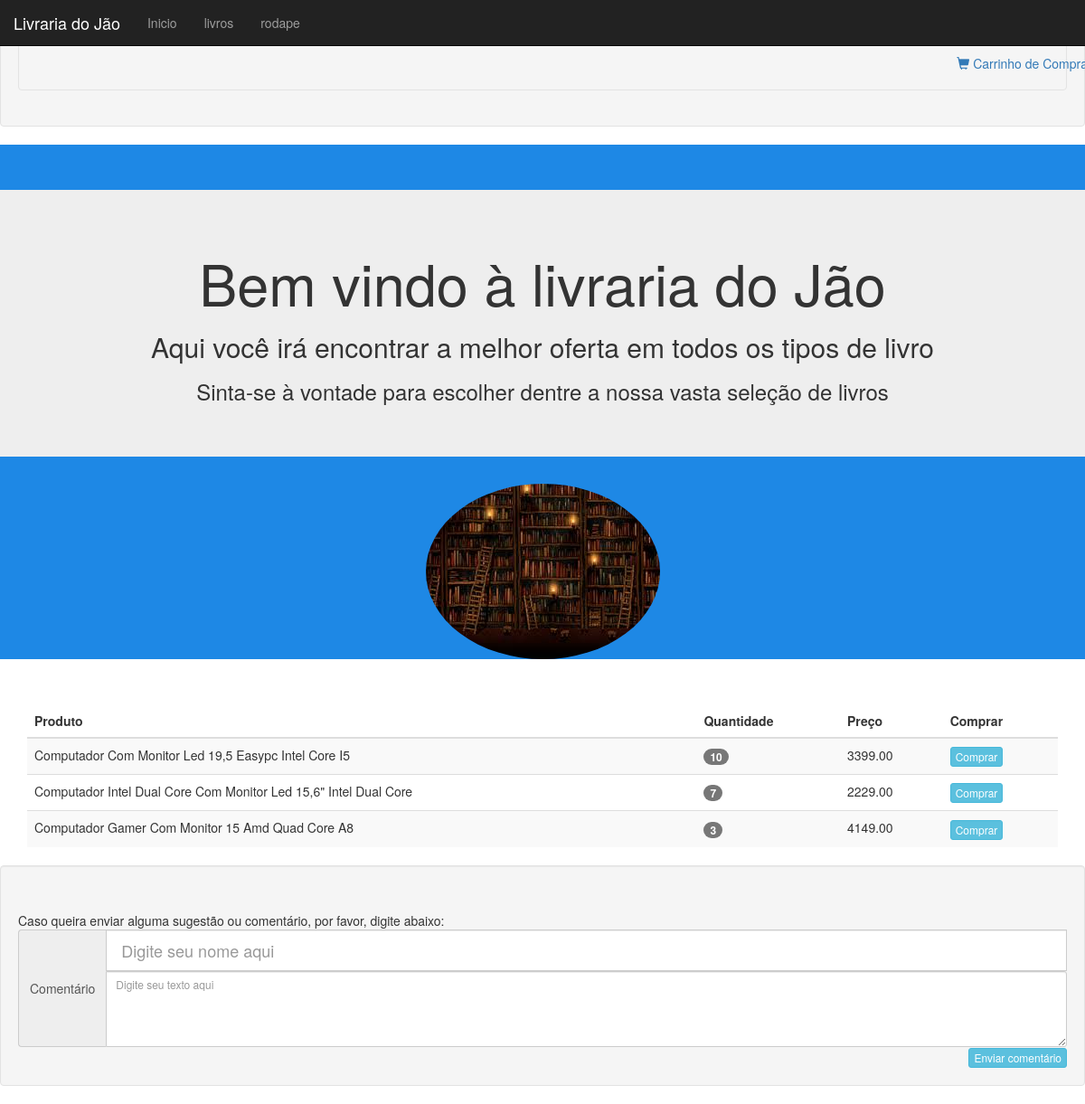
The page /computador/ on the database as committed earlier.
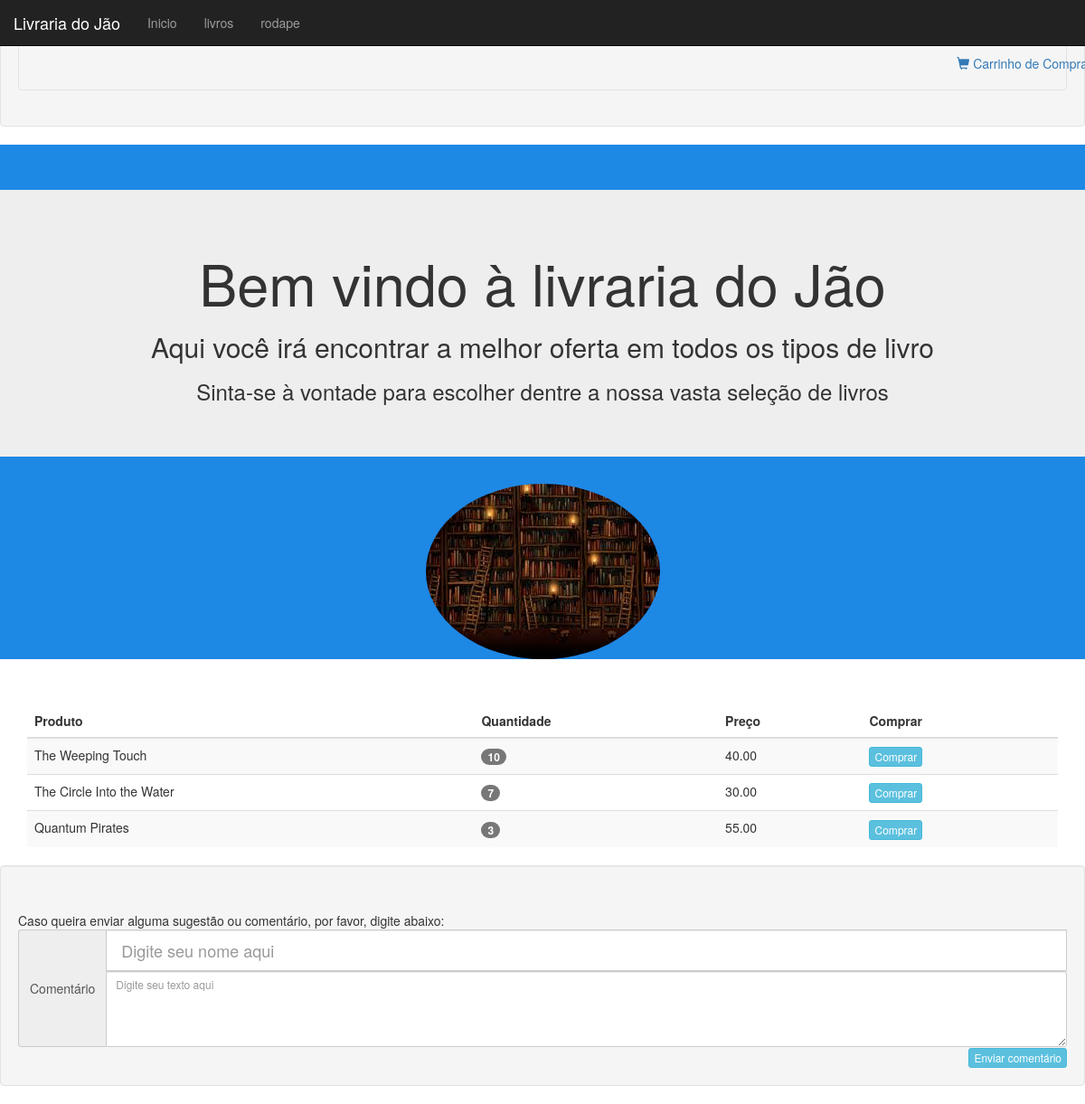
The same page on the database as committed later.
### vendas/models.py (models this page shows, shortened)
class Menu(models.Model):
    texto = models.CharField(max_length=20, db_index=True)
    ref = models.CharField(max_length=20, blank=True)
    class Meta:
        ordering = ('texto',)

class Descricao(models.Model):
    texto = models.CharField(max_length=200, db_index=True)
    size = models.CharField(max_length=3)
    class Meta:
        ordering = ('size',)

class Carousel(models.Model):
    imagem = models.TextField(blank=True)
    class Meta:
        ordering = ('imagem',)
    def __str__(self):
        return self.imagem

class Tabela(models.Model):
    titulo = models.CharField(max_length=20, db_index=True)
    class Meta:
        ordering = ('pk',)
    def __str__(self):
        return self.titulo

class Produto(models.Model):
    categoria = models.ForeignKey(Categoria, related_name='produtos')
    nome = models.CharField(max_length=200, db_index=True)
    slug = models.SlugField(max_length=200, db_index=True)
    imagem = models.TextField(blank=True)
    descricao = models.TextField(blank=True)
    preco = models.DecimalField(max_digits=10, decimal_places=2)
    estoque = models.PositiveIntegerField()
    disponivel = models.BooleanField(default=True)
    data_cadastramento = models.DateTimeField(auto_now_add=True)
    data_atualizacao = models.DateTimeField(auto_now=True)
    botao = models.CharField(max_length=10, db_index=True, default="Comprar")
    class Meta:
        ordering = ('-data_cadastramento',)
    def get_absolute_path(self):
        return reverse('vendas:exibe_produto', args=[self.id, self.slug])

class Rodape(models.Model):
    titulo = models.CharField(max_length=20, db_index=True)
    class Meta:
        ordering = ('pk',)
    def __str__(self):
        return self.titulo

### vendas/views.py (the view)
# urls.py: url(r'^(?P<slug_da_categoria>[-\w]+)/$', views.lista_produtos, name='lista_produtos_por_categoria'),
def lista_produtos(request, slug_da_categoria=None):
    categoria = None
    categorias = Categoria.objects.all()
    produtos = Produto.objects.filter(disponivel=True)
    if slug_da_categoria:
        categoria = get_object_or_404(Categoria, slug=slug_da_categoria)
        produtos = produtos.filter(categoria=categoria)
    return render(request, 'vendas/produto/lista.html', {'categorias': categorias,
                                                         'produtos': produtos,
                                                         'categoria': categoria,
                                                         'menu' : get_menu_categorias(),
                                                         'carousel' : get_carousel(),
                                                         'descricao': get_descricao(),
                                                         'comment': get_rodape(),
                                                         'tabela': get_tabela()})

### vendas/views.py (called while the page is built)
def get_menu_categorias():
    menu = Menu.objects.all()
    return menu

def get_carousel():
    carousel = Carousel.objects.all()
    return carousel

def get_descricao():
    descricao = Descricao.objects.all()
    return descricao

def get_tabela():
    tabela = Tabela.objects.all()
    return tabela

def get_rodape():
    rodape = Rodape.objects.all()
    return rodape

### vendas/templates/vendas/produto/lista.html (shortened to what this page needs)
{% extends "vendas/base.html" %}
{% block navbar %}
    {% with menu as itens %}
        {{ block.super }}
    {% endwith %}
{% endblock %}
{% load static %}
{% block conteudo %}
    {% static "vendas/imagens/" as baseUrl %}
    <div id="inicio">
    <div class="jumbotron">
        {% for desc in descricao %}
            {% with '/'|add:desc.size as tag %}
                <{{ desc.size }} align="center">{{ desc.texto }}<{{ tag | safe }}>
            {% endwith %}
        {% endfor %}
    </div>
    <div id="carousel" class="carousel slide" align="center" data-ride="carousel">
        <div class="carousel-inner" style="width: 259px; height: 194px">
            {% for img in carousel %}
                {% if forloop.first %}
                    <div class="item active">
                {% else %}
                    <div class="item">
                {% endif %}
            <img class="d-block w-100 h-100 img-circle" src="{% static '/vendas/imagens/' %}/{{ img }}">
            </div>
            {% endfor %}
            </div>
        </div>
    </div>
    <div class="container" id="livros">
        <table class="table table-striped">
            <thead>
            <tr>
                {% for titulo in tabela %}
                    <th>{{ titulo }}</th>
                {% endfor %}
            </tr>
            </thead>
            <tbody>
            {% for produto in produtos %}
                <tr>
                    <td class="book">{{ produto.nome }}</td>
                    <td><span class="badge">{{ produto.estoque }}</span></td>
                    <td class="price" name="">{{ produto.preco }}</td>
                    <td>
                        <a class="btn btn-xs btn-info" href="{{ produto.get_absolute_path }}">
                            {{ produto.botao }}
                        </a>
                    </td>
                </tr>
            {% endfor %}
        </table>
    </div>
    <div id="rodape" class="well">
        <footer>
            <span align="center">{{ comment.0 }}</span>
            <form action="" id="comment">
                <div class="input-group">
                    <span class="input-group-addon">{{ comment.1 }}</span>
                    <input type="text" class="form-control input-lg" aria-label="Comentário"
                           placeholder="{{ comment.2 }}">
                    <textarea rows="4" class="form-control input-sm" cols="50" name="comment"
                              placeholder="{{ comment.3 }}"></textarea>
                </div>
            </form>
            <div align="right">
                <button onclick="cleanForm();" type="button" class="btn btn-xs btn-info" data-toggle="modal"
                        data-target="#feedback">
                    {{ comment.4 }}
                </button>
            </div>
        </footer>
    </div>
{% endblock %}

### vendas/templates/vendas/base.html (shortened to what this page needs)
{% load static %}
<!DOCTYPE html>
<html lang="en">
<head>
    <link rel="stylesheet" type="text/css" href="{% static 'vendas/css/bootstrap.css' %}"/>
    <link rel="stylesheet" type="text/css" href="{% static 'vendas/css/base.css' %}"/>
</head>
<body data-spy="scroll" data-target=".navbar" data-offset="50">
<nav class="navbar navbar-inverse navbar-fixed-top">
    <a class="navbar-brand">Livraria do Jão</a>
    {% block navbar %}
        <ul class="nav navbar-nav">
            {% for item in itens %}
                <li><a href="{{ item.ref }}">{{ item.texto }}</a></li>
            {% endfor %}
        </ul>
    {% endblock %}
</nav>
<div class="well well-md">
    &nbsp;<div class="well well-md">
        <div class="container">
            <div class="row">
                <div class="text-right">
                    <a href="{% url "carrinho:detalhes_do_carrinho" %}"><span class="glyphicon glyphicon-shopping-cart"></span> Carrinho de Compras</a>
                </div>
            </div>
        </div>
    </div>
</div>
{% block conteudo %}
{% endblock %}
</body>
</html>

### vendas/static/vendas/css/base.css (style rules this page uses)
#inicio { padding-top: 50px; widthcolor: #fff; background-color: #1E88E5; }
#livros { padding-top: 50px; }
#rodape { padding-top: 50px; }

Rows that differ between the two databases and show on the page:
changed Produto: nome "Computador Com Monitor Led 19,5 Easypc Intel Core I5" → "The Weeping Touch"; preco "3399.00" → "40.00"
changed Produto: nome "Computador Intel Dual Core Com Monitor Led 15,6\" Intel Dual Core" → "The Circle Into the Water"; preco "2229.00" → "30.00"
changed Produto: nome "Computador Gamer Com Monitor 15 Amd Quad Core A8" → "Quantum Pirates"; preco "4149.00" → "55.00"
